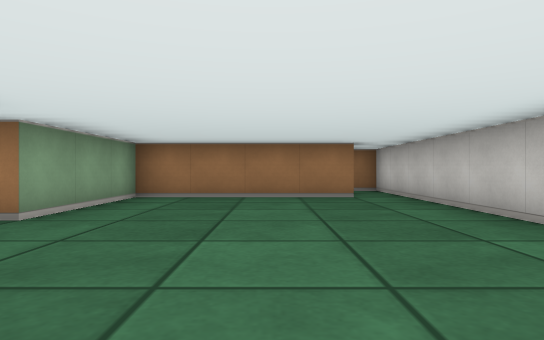
view 1 (above)

18 first-person views from a walk through a cub3D level. The camera is about half as high as the walls, looks level and sees 75° across. The floor is counted in squares. Each view is taken from the middle of a square. On the plan, view 1 faces up. The plan holds only what a view shows up to about 9 squares ahead; the rest is blank.

view 2
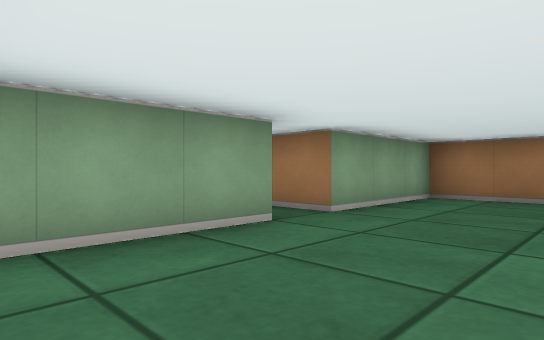

view 3
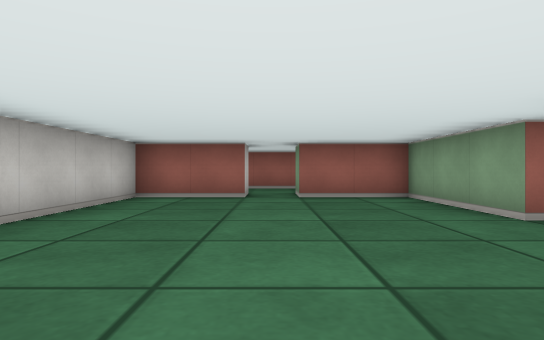

view 4
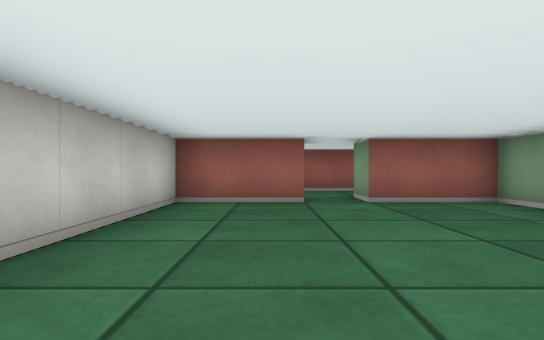

view 5
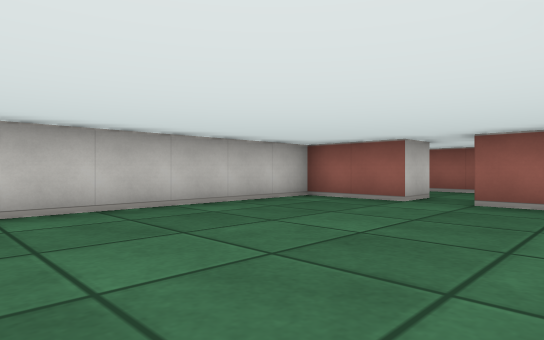

view 6
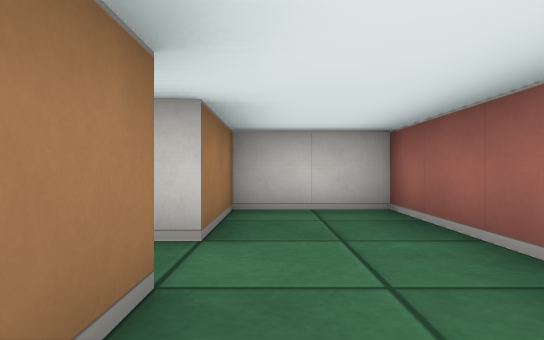

view 7
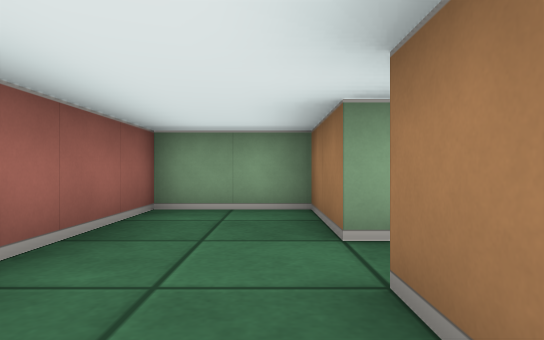

view 8
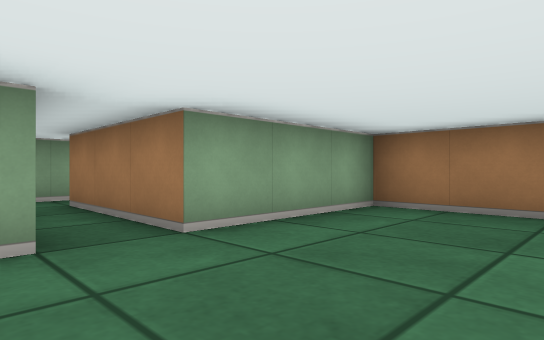

view 9
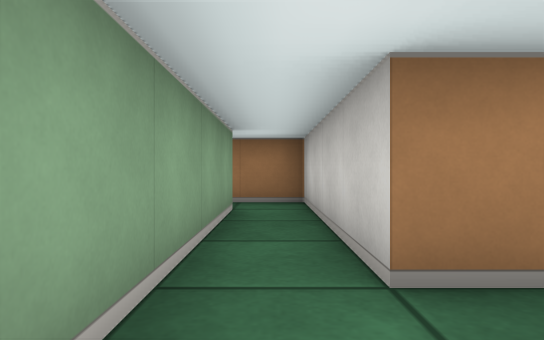

view 10
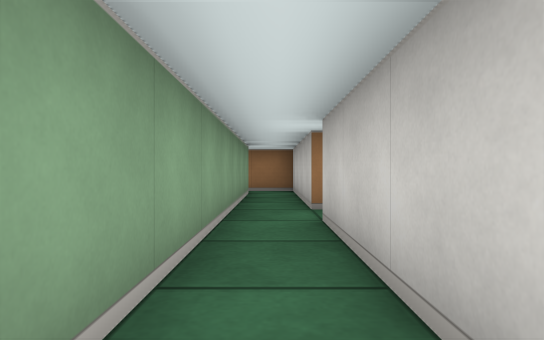

view 11
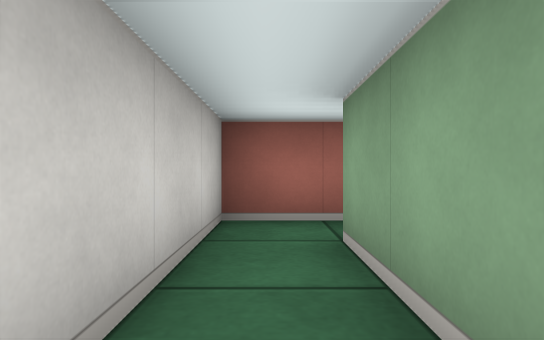

view 12
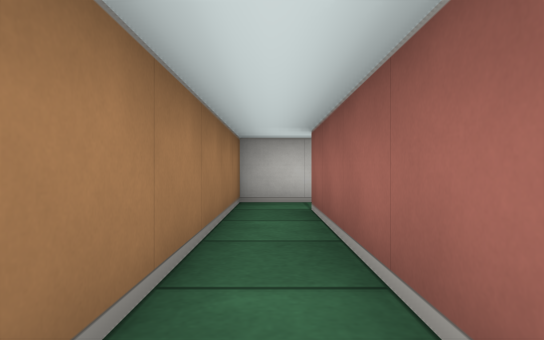

view 13
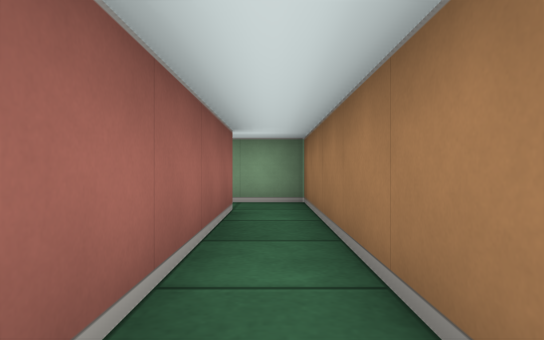

view 14
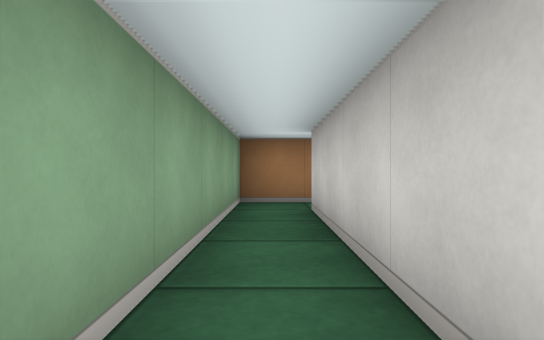

view 15
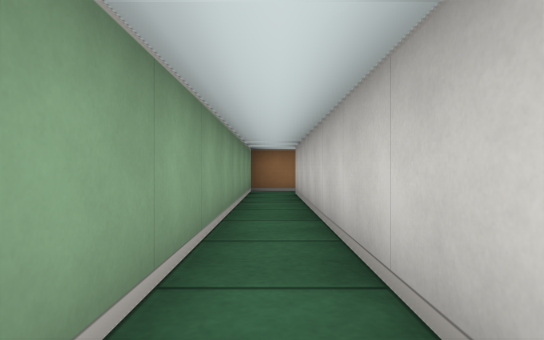

view 16
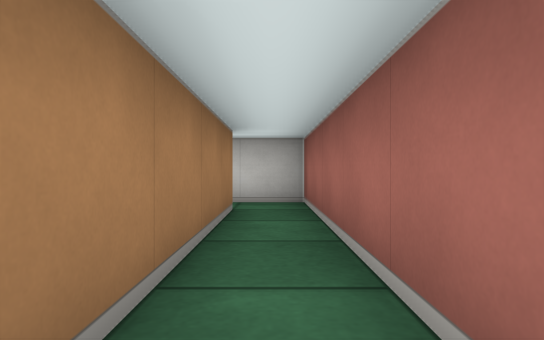

view 17
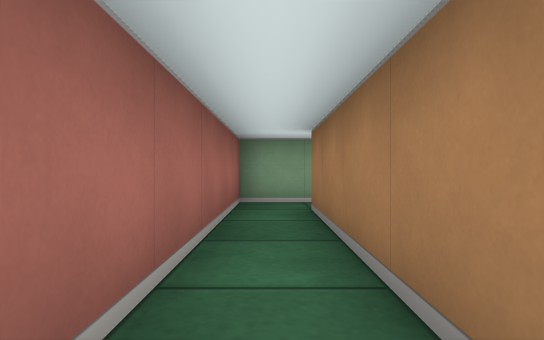

view 18
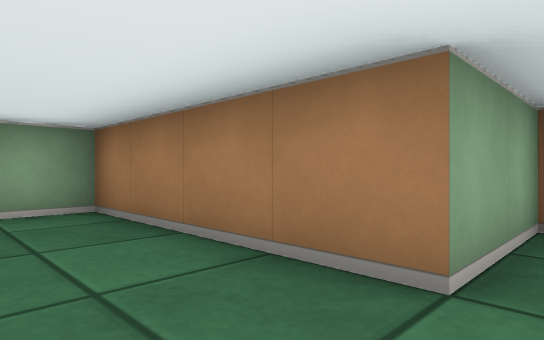

### Floor plan
Ten units are one square. View 1 is at (0, 0); x grows to the right and y downward. Boxes are objects, and circles mark ways between rooms. Rooms are numbered by the first view taken in them; rooms with no view inside come last. Other rooms are left out.
<svg viewBox="-120 -90 150 130">
<path fill="none" stroke="#000" d="M-25 -25 -25 5 -5 5M5 5 25 5 25 -85 15 -85 15 -65 -25 -65 -25 -35M-5 5 -5 15 -25 15 -25 35 25 35 25 15 5 15 5 5M-65 -25 -65 5M-65 15 -55 15 -55 -25M-105 -65 -65 -65M-55 -65 -55 -75 -115 -75 -115 -65M-65 5 -105 5 -105 -65M-115 -65 -115 15 -65 15M-65 -65 -65 -25M-25 -35 -55 -35 -55 -65"/>
<circle cx="0" cy="10" r="3" fill="#2a7"/>
<circle cx="-30" cy="-30" r="3" fill="#2a7"/>
<circle cx="-70" cy="10" r="3" fill="#2a7"/>
<circle cx="-60" cy="-20" r="3" fill="#2a7"/>
<circle cx="-110" cy="-60" r="3" fill="#2a7"/>
<circle cx="-60" cy="-70" r="3" fill="#2a7"/>
<text x="0" y="-30">1</text>
<text x="0" y="20">2</text>
<text x="-60" y="-10">3</text>
<text x="-90" y="-70">4</text>
<text x="-110" y="-10">5</text>
<text x="-60" y="-40">6</text>
</svg>
Room 1 opens to room 2. Room 1 opens to room 6. Room 3 opens to room 5. Room 3 opens to room 6. Room 4 opens to room 5. Room 4 opens to room 6.

Where each view was taken, in squares from view 1:
view 1: 0 up, 0 right, facing up
view 2: 0 up, 0 right, facing up-left
view 3: 6 up, 0 right, facing down
view 4: 5 up, 1 right, facing down
view 5: 5 up, 2 left, facing down-right
view 6: 2 down, 2 left, facing right
view 7: 2 down, 2 right, facing left
view 8: 2 up, 0 right, facing up-left
view 9: 2 up, 6 left, facing up
view 10: 1 down, 6 left, facing up
view 11: 2 up, 6 left, facing down
view 12: 7 up, 11 left, facing right
view 13: 7 up, 6 left, facing left
view 14: 2 up, 11 left, facing up
view 15: 1 down, 11 left, facing up
view 16: 1 down, 11 left, facing right
view 17: 1 down, 6 left, facing left
view 18: 5 up, 2 right, facing up-left
